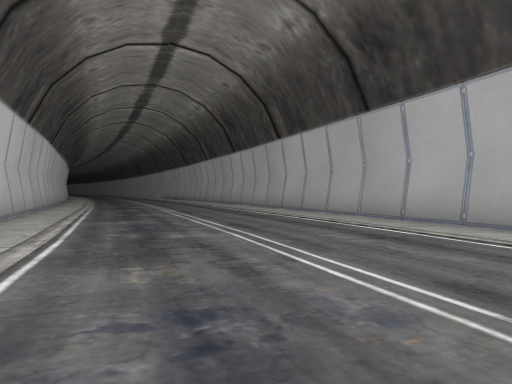
[1] (above)

16 first-person views from a walk through a scene from a Unity 3-D project. The camera is 1.3 m above the floor, looks level and sees 70° across. The floor is counted in squares, 2 m on a side. Each view is taken from the middle of a square. On the plan, view 1 faces up. The plan holds only what a view shows up to about 11 squares ahead; the rest is blank. The place goes on beyond the plan. The player is left out. Some animated figures are left out.

[2]
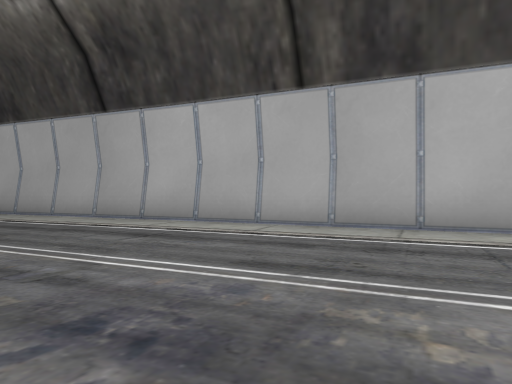

[3]
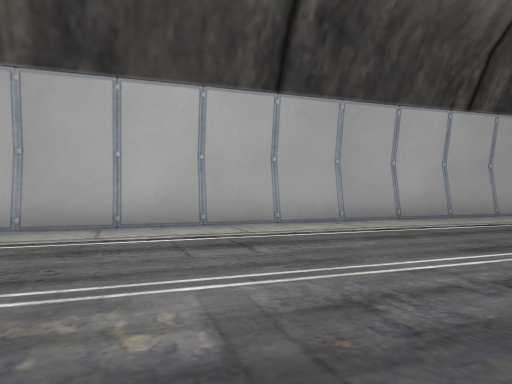

[4]
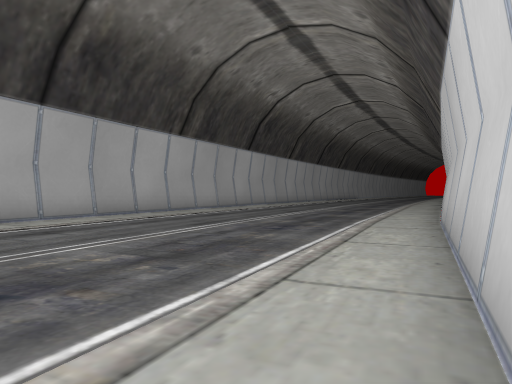

[5]
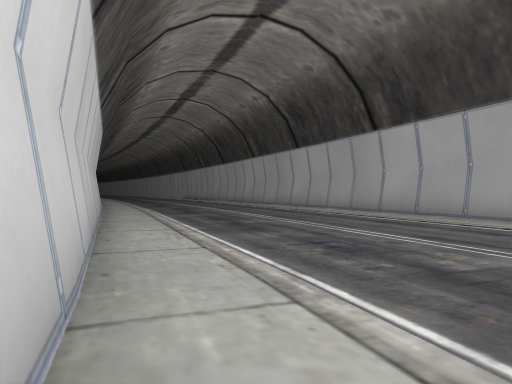

[6]
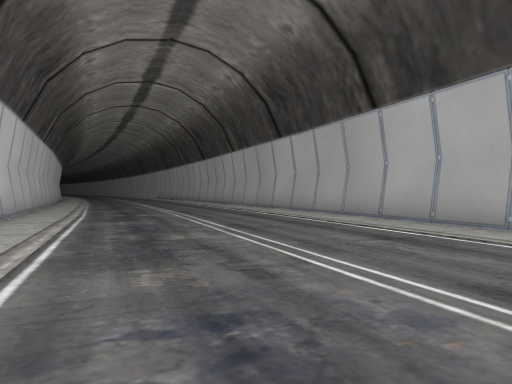

[7]
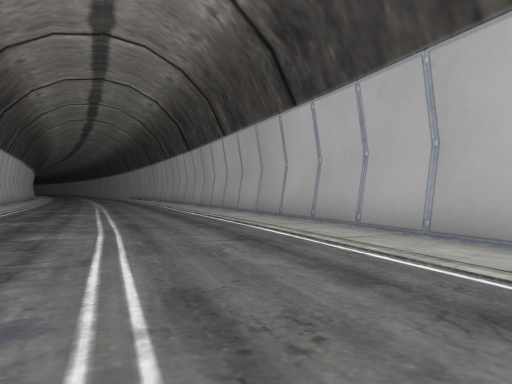

[8]
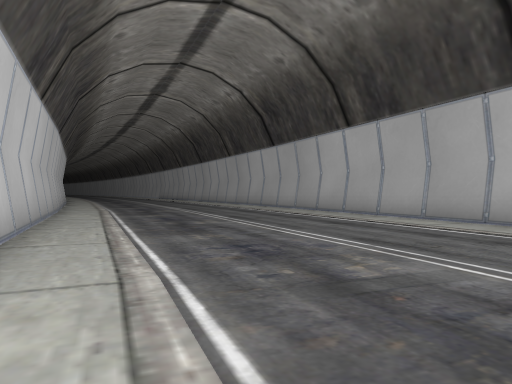

[9]
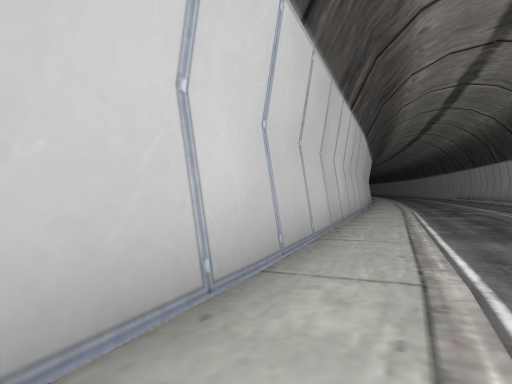

[10]
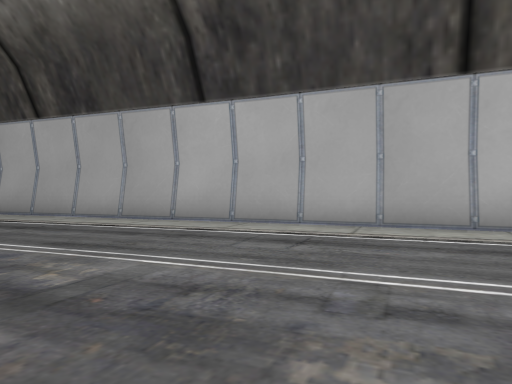

[11]
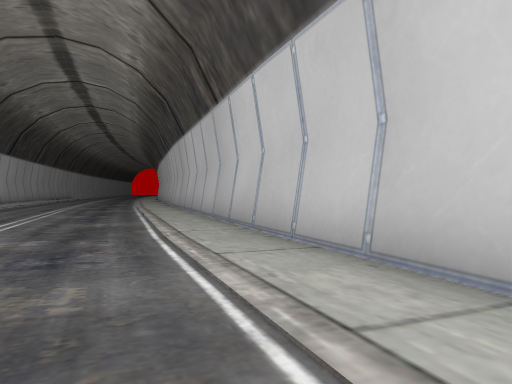

[12]
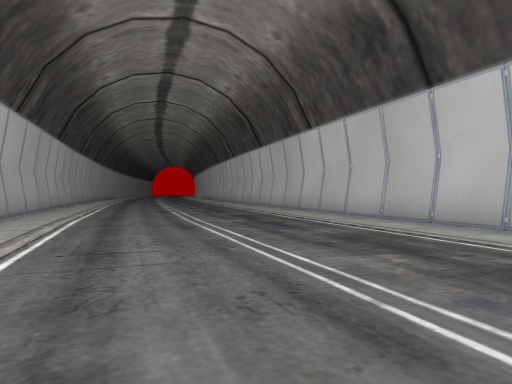

[13]
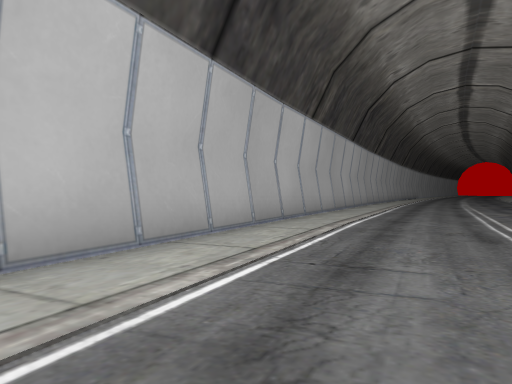

[14]
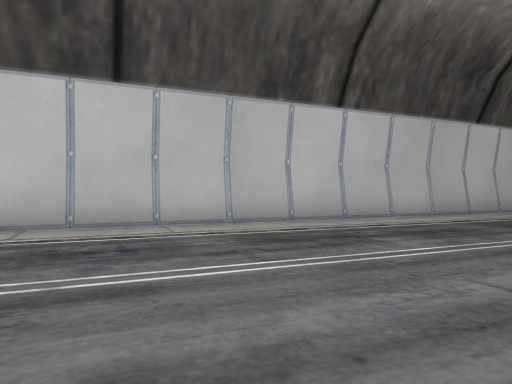

[15]
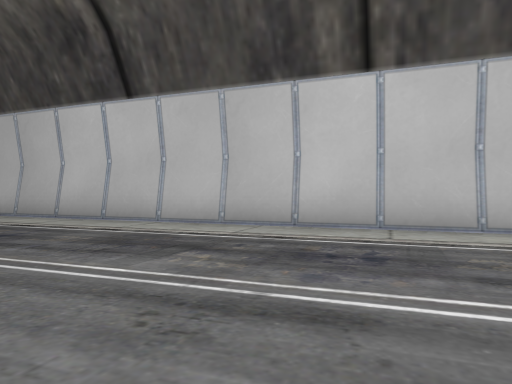

[16]
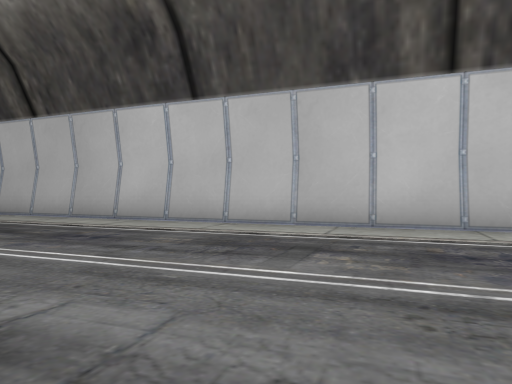

### Floor plan
Points are (right, up) in squares from view 1. A wall is a line through its corners. A room is listed if a view was taken in it or the views show most of it. See-through windows are left out.
Room 1 (views 1, 2, 3, 4, 5, 6, 7, 8, 9, 10, 11, 12, 13, 14, 15, 16)
walls: (3.7, 7.1) (-3, 23.7); (-0.5, -5.7) (-0.1, -7.2); (8.8, -7) (-0.1, 17.6); (-12.1, 23.7) (-0.2, -5.8); (-12.4, 23.5) (-8.2, 14.1)

Positions as (right, up) in squares from view 1, and headings:
1: (0, 0), facing up
2: (-1, 0), facing up-right
3: (-1, 0), facing right
4: (-3, 2), facing down-right
5: (-3, 2), facing up
6: (-2, 5), facing up
7: (-2, 10), facing up
8: (-6, 12), facing up
9: (-6, 12), facing up-left
10: (-6, 12), facing up-right
11: (-4, 10), facing down
12: (2, 4), facing down
13: (2, 3), facing down-right
14: (-2, 18), facing left
15: (-5, 23), facing down-left
16: (-4, 22), facing down-left
